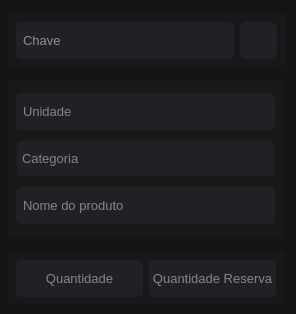
            <widget class="QWidget" name="page_information_chave">
             <property name="styleSheet">
              <string notr="true">background-color: rgb(19, 20, 22);</string>
             </property>
             <widget class="QFrame" name="frame_qr_code">
              <property name="geometry">
               <rect>
                <x>6</x>
                <y>12</y>
                <width>281</width>
                <height>55</height>
               </rect>
              </property>
              <property name="styleSheet">
               <string notr="true">background-color: rgb(23, 24, 26);</string>
              </property>
              <property name="frameShape">
               <enum>QFrame::StyledPanel</enum>
              </property>
              <property name="frameShadow">
               <enum>QFrame::Raised</enum>
              </property>
              <layout class="QHBoxLayout" name="horizontalLayout_5">
               <item>
                <widget class="QLineEdit" name="lineEdit_chave">
                 <property name="minimumSize">
                  <size>
                   <width>0</width>
                   <height>37</height>
                  </size>
                 </property>
                 <property name="font">
                  <font>
                   <pointsize>10</pointsize>
                  </font>
                 </property>
                 <property name="styleSheet">
                  <string notr="true">QLineEdit{
border:none;border-radius: 5px;
background-color: rgb(32, 33, 36);
color: white;padding-left:5px;}

QLineEdit:hover{background-color: rgb(30, 31, 34);}

QLineEdit:focus{background-color: rgb(37, 39, 42);}</string>
                 </property>
                 <property name="placeholderText">
                  <string>Chave</string>
                 </property>
                </widget>
               </item>
               <item>
                <widget class="QPushButton" name="btn_chave_qr_code">
                 <property name="minimumSize">
                  <size>
                   <width>37</width>
                   <height>37</height>
                  </size>
                 </property>
                 <property name="maximumSize">
                  <size>
                   <width>37</width>
                   <height>37</height>
                  </size>
                 </property>
                 <property name="styleSheet">
                  <string notr="true">background-color: rgb(32, 33, 37);
border-radius:7px;
color: #ffffff</string>
                 </property>
                 <property name="text">
                  <string/>
                 </property>
                 <property name="icon">
                  <iconset>
                   <normaloff>../../../images/svg_icons/icon_qr_code.svg</normaloff>../../../images/svg_icons/icon_qr_code.svg</iconset>
                 </property>
                 <property name="iconSize">
                  <size>
                   <width>22</width>
                   <height>22</height>
                  </size>
                 </property>
                </widget>
               </item>
              </layout>
             </widget>
             <widget class="QFrame" name="frame_continer_info">
              <property name="geometry">
               <rect>
                <x>6</x>
                <y>79</y>
                <width>279</width>
                <height>160</height>
               </rect>
              </property>
              <property name="styleSheet">
               <string notr="true">background-color: rgb(23, 24, 26);</string>
              </property>
              <property name="frameShape">
               <enum>QFrame::StyledPanel</enum>
              </property>
              <property name="frameShadow">
               <enum>QFrame::Raised</enum>
              </property>
              <layout class="QVBoxLayout" name="verticalLayout_3">
               <item>
                <widget class="QLineEdit" name="lineEdit_unidade">
                 <property name="minimumSize">
                  <size>
                   <width>0</width>
                   <height>37</height>
                  </size>
                 </property>
                 <property name="font">
                  <font>
                   <pointsize>10</pointsize>
                  </font>
                 </property>
                 <property name="styleSheet">
                  <string notr="true">QLineEdit{
border:none;border-radius: 5px;
background-color: rgb(32, 33, 36);
color: rgb(233, 234, 236);padding-left:5px;}

QLineEdit:hover{background-color: rgb(30, 31, 34);}

QLineEdit:focus{background-color: rgb(34, 35, 38);}</string>
                 </property>
                 <property name="placeholderText">
                  <string>Unidade</string>
                 </property>
                 <property name="clearButtonEnabled">
                  <bool>false</bool>
                 </property>
                </widget>
               </item>
               <item>
                <widget class="PyEditableComboBox" name="combo_box_categoria">
                 <property name="minimumSize">
                  <size>
                   <width>0</width>
                   <height>37</height>
                  </size>
                 </property>
                 <property name="font">
                  <font>
                   <pointsize>10</pointsize>
                  </font>
                 </property>
                 <property name="cursor">
                  <cursorShape>PointingHandCursor</cursorShape>
                 </property>
                 <property name="styleSheet">
                  <string notr="true">QComboBox , QLineEdit{
    border: 1px solid rgba(0, 0, 0, 0.073);
    border-radius: 5px;
    padding-left: 5px;
    padding-right: -187px;
	color: rgb(133, 133, 136);
    background-color: rgb(32, 33, 36);
    text-align: left;
}

QComboBox:hover {
	background-color: rgb(30, 31, 34);
}

QComboBox:pressed , QComboBox:focus{
    background-color: rgb(37, 39, 42);
    border-bottom: 1px solid rgba(0, 0, 0, 0.073);
	color: rgb(133, 133, 136);
}

QComboBox:disabled {
	color: rgb(133, 133, 136);
    background: rgba(249, 249, 249, 0.3);
    border: 1px solid rgba(0, 0, 0, 0.06);
    border-bottom: 1px solid rgba(0, 0, 0, 0.06);
}
                        
QComboBox::drop-down {
border-top-right-radius: 5px;
border-bottom-right-radius: 5px;
width: 34px; }

QComboBox QAbstractItemView {
	color: rgb(133, 133, 136);
	background-color: rgb(23, 24, 26);
	padding: 10px;
	selection-background-color: rgb(195, 155, 255);
	border: 2px solid  rgb(32, 33, 36);
	border-radius:5px;}</string>
                 </property>
                 <property name="editable">
                  <bool>false</bool>
                 </property>
                 <property name="currentText">
                  <string/>
                 </property>
                 <property name="currentIndex">
                  <number>-1</number>
                 </property>
                 <property name="minimumContentsLength">
                  <number>0</number>
                 </property>
                 <property name="placeholderText">
                  <string>Categoria</string>
                 </property>
                 <property name="duplicatesEnabled">
                  <bool>false</bool>
                 </property>
                 <item>
                  <property name="text">
                   <string>New Item</string>
                  </property>
                 </item>
                 <item>
                  <property name="text">
                   <string>New Item</string>
                  </property>
                 </item>
                 <item>
                  <property name="text">
                   <string>New Item</string>
                  </property>
                 </item>
                </widget>
               </item>
               <item>
                <widget class="QLineEdit" name="lineEdit_nome_produto">
                 <property name="minimumSize">
                  <size>
                   <width>0</width>
                   <height>37</height>
                  </size>
                 </property>
                 <property name="font">
                  <font>
                   <pointsize>10</pointsize>
                  </font>
                 </property>
                 <property name="styleSheet">
                  <string notr="true">QLineEdit{
border:none;border-radius: 5px;
background-color: rgb(32, 33, 36);
color: rgb(233, 234, 236);padding-left:5px;}

QLineEdit:hover{background-color: rgb(30, 31, 34);}

QLineEdit:focus{background-color: rgb(34, 35, 38);}</string>
                 </property>
                 <property name="placeholderText">
                  <string>Nome do produto</string>
                 </property>
                </widget>
               </item>
              </layout>
             </widget>
             <widget class="QFrame" name="frame_quantidade">
              <property name="geometry">
               <rect>
                <x>6</x>
                <y>250</y>
                <width>280</width>
                <height>55</height>
               </rect>
              </property>
              <property name="styleSheet">
               <string notr="true">background-color: rgb(23, 24, 26);</string>
              </property>
              <property name="frameShape">
               <enum>QFrame::StyledPanel</enum>
              </property>
              <property name="frameShadow">
               <enum>QFrame::Raised</enum>
              </property>
              <layout class="QHBoxLayout" name="horizontalLayout_12">
               <item>
                <widget class="QLineEdit" name="lineEdit_quantidade">
                 <property name="minimumSize">
                  <size>
                   <width>0</width>
                   <height>37</height>
                  </size>
                 </property>
                 <property name="font">
                  <font>
                   <pointsize>10</pointsize>
                  </font>
                 </property>
                 <property name="styleSheet">
                  <string notr="true">QLineEdit{
border:none;border-radius: 5px;
background-color: rgb(32, 33, 36);
color: rgb(233, 234, 236);}

QLineEdit:hover{background-color: rgb(30, 31, 34);}

QLineEdit:focus{background-color: rgb(34, 35, 38);}</string>
                 </property>
                 <property name="alignment">
                  <set>Qt::AlignCenter</set>
                 </property>
                 <property name="placeholderText">
                  <string>Quantidade</string>
                 </property>
                </widget>
               </item>
               <item>
                <widget class="QLineEdit" name="lineEdit_quantidade_reserva">
                 <property name="minimumSize">
                  <size>
                   <width>0</width>
                   <height>37</height>
                  </size>
                 </property>
                 <property name="font">
                  <font>
                   <pointsize>10</pointsize>
                  </font>
                 </property>
                 <property name="styleSheet">
                  <string notr="true">QLineEdit{
border:none;border-radius: 5px;
background-color: rgb(32, 33, 36);
color: rgb(233, 234, 236);}

QLineEdit:hover{background-color: rgb(30, 31, 34);}

QLineEdit:focus{background-color: rgb(34, 35, 38);}</string>
                 </property>
                 <property name="alignment">
                  <set>Qt::AlignCenter</set>
                 </property>
                 <property name="placeholderText">
                  <string>Quantidade Reserva</string>
                 </property>
                </widget>
               </item>
              </layout>
             </widget>
            </widget>
